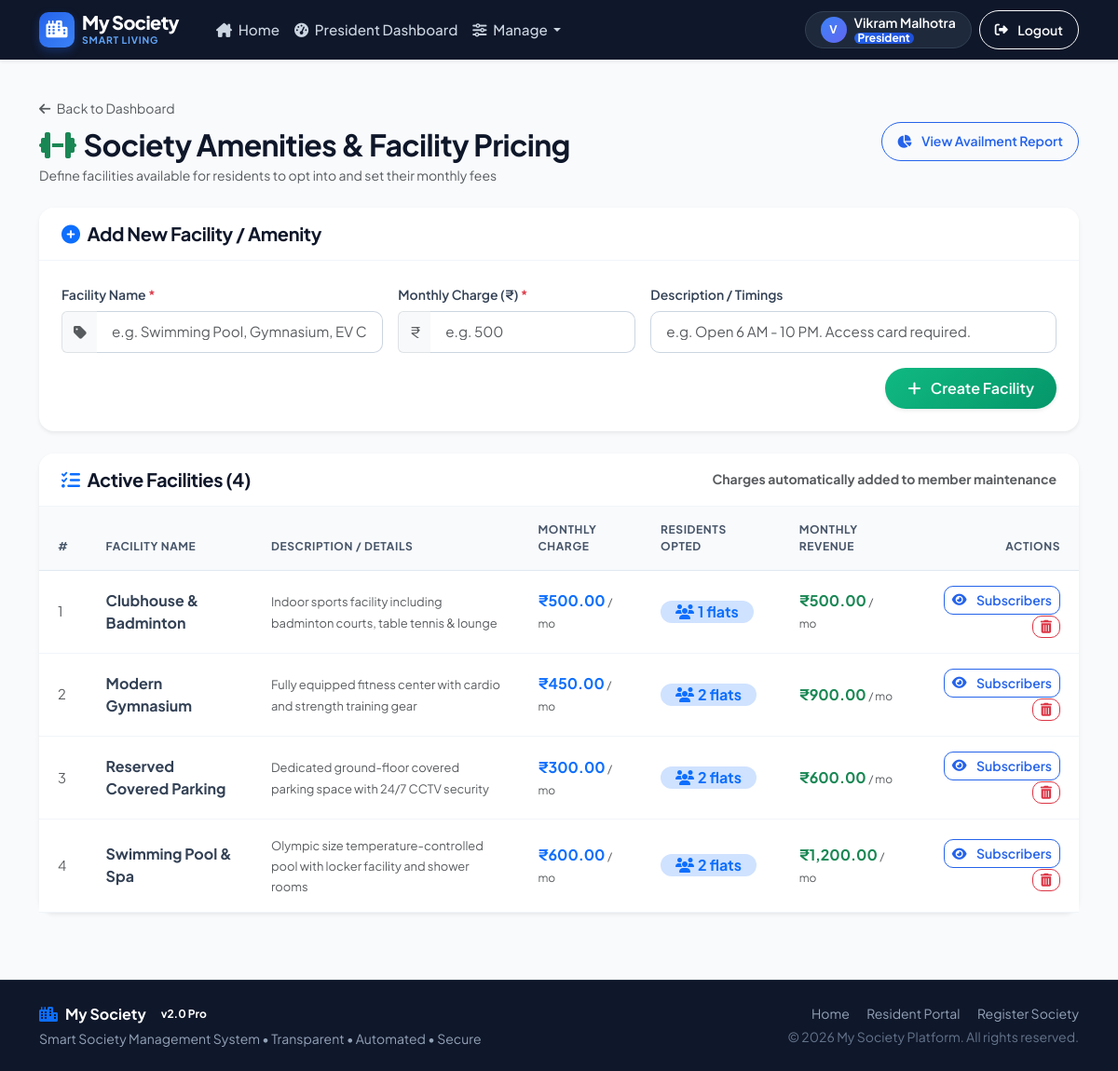
Page /president/manage_facilities (signed in) on the committed database.
### tables this page shows
CREATE TABLE facilities (
            id INTEGER PRIMARY KEY AUTOINCREMENT,
            name TEXT NOT NULL,
            description TEXT,
            monthly_cost REAL NOT NULL DEFAULT 0,
            society_id INTEGER NOT NULL,
            created_at TIMESTAMP DEFAULT CURRENT_TIMESTAMP,
            FOREIGN KEY (society_id) REFERENCES societies(id)
        );

### app.py (the view, shortened to what this page needs)
@app.route('/president/manage_facilities', methods=['GET', 'POST'])
@president_required
def manage_facilities():
    db = get_db()
    society_id = session.get('society_id')
    facilities = db.execute('''
        SELECT f.*,
               (SELECT COUNT(*) FROM flat_facilities ff WHERE ff.facility_id = f.id) as availed_count,
               ((SELECT COUNT(*) FROM flat_facilities ff WHERE ff.facility_id = f.id) * f.monthly_cost) as total_revenue
        FROM facilities f
        WHERE f.society_id = ?
        ORDER BY f.name ASC
    ''', (society_id,)).fetchall()
    db.close()
    return render_template('president/manage_facilities.html', facilities=facilities)

### app.py (called while the page is built)
@app.context_processor
def inject_global_vars():
    return {
        'current_year': datetime.now().year,
        'current_month': datetime.now().month
    }

def president_required(f):
    from functools import wraps
    @wraps(f)
    def decorated_function(*args, **kwargs):
        if 'user_id' not in session:
            flash('Please log in first.', 'warning')
            return redirect(url_for('login'))
        if session.get('role') != 'president':
            flash('Access restricted. President privileges required.', 'danger')
            return redirect(url_for('member_dashboard'))
        return f(*args, **kwargs)
    return decorated_function

### database.py (called while the page is built)
def get_db():
    conn = sqlite3.connect(DATABASE)
    conn.row_factory = sqlite3.Row
    conn.execute('PRAGMA foreign_keys = ON')
    return conn

### templates/president/manage_facilities.html (shortened to what this page needs)
{% extends 'base.html' %}
{% block content %}
<div class="container py-4">
    <div class="d-flex flex-wrap justify-content-between align-items-center gap-3 mb-4">
        <div>
            <a href="{{ url_for('president_dashboard') }}" class="text-decoration-none text-muted small">
                <i class="fa-solid fa-arrow-left me-1"></i> Back to Dashboard
            </a>
            <h2 class="fw-bold text-slate-900 mt-2 mb-1">
                <i class="fa-solid fa-dumbbell text-success me-2"></i>Society Amenities & Facility Pricing
            </h2>
            <p class="text-muted small mb-0">Define facilities available for residents to opt into and set their monthly fees</p>
        </div>
        <a href="{{ url_for('facility_usage') }}" class="btn btn-outline-primary rounded-pill btn-sm px-3">
            <i class="fa-solid fa-chart-pie me-1"></i> View Availment Report
        </a>
    </div>
    <div class="card shadow-sm border-0 mb-4">
        <div class="card-header bg-white py-3">
            <h5 class="fw-bold mb-0 text-slate-900">
                <i class="fa-solid fa-circle-plus text-primary me-2"></i>Add New Facility / Amenity
            </h5>
        </div>
        <div class="card-body p-4">
            <form method="POST" action="{{ url_for('manage_facilities') }}">
                <div class="row g-3">
                    <div class="col-md-4">
                        <label for="name" class="form-label">Facility Name <span class="text-danger">*</span></label>
                        <div class="input-group">
                            <span class="input-group-text bg-slate-50 border-end-0 text-muted"><i class="fa-solid fa-tag"></i></span>
                            <input type="text" class="form-control border-start-0" id="name" name="name" placeholder="e.g. Swimming Pool, Gymnasium, EV Charging" required>
                        </div>
                    </div>
                    <div class="col-md-3">
                        <label for="monthly_cost" class="form-label">Monthly Charge (₹) <span class="text-danger">*</span></label>
                        <div class="input-group">
                            <span class="input-group-text bg-slate-50 border-end-0 text-muted">₹</span>
                            <input type="number" step="0.01" min="0" class="form-control border-start-0" id="monthly_cost" name="monthly_cost" placeholder="e.g. 500" required>
                        </div>
                    </div>
                    <div class="col-md-5">
                        <label for="description" class="form-label">Description / Timings</label>
                        <input type="text" class="form-control" id="description" name="description" placeholder="e.g. Open 6 AM - 10 PM. Access card required.">
                    </div>
                </div>
                <div class="d-flex justify-content-end mt-3">
                    <button type="submit" class="btn btn-success rounded-pill px-4 shadow-sm">
                        <i class="fa-solid fa-plus me-1"></i> Create Facility
                    </button>
                </div>
            </form>
        </div>
    </div>
    <div class="card shadow-sm border-0">
        <div class="card-header bg-white py-3 d-flex justify-content-between align-items-center">
            <h5 class="fw-bold mb-0 text-slate-900">
                <i class="fa-solid fa-list-check text-primary me-2"></i>Active Facilities ({{ facilities|length }})
            </h5>
            <span class="text-muted small">Charges automatically added to member maintenance</span>
        </div>
        <div class="card-body p-0">
            {% if facilities %}
                <div class="table-responsive">
                    <table class="table table-pro">
                        <thead>
                            <tr>
                                <th>#</th>
                                <th>Facility Name</th>
                                <th>Description / Details</th>
                                <th>Monthly Charge</th>
                                <th>Residents Opted</th>
                                <th>Monthly Revenue</th>
                                <th class="text-end">Actions</th>
                            </tr>
                        </thead>
                        <tbody>
                            {% for f in facilities %}
                            <tr>
                                <td class="text-muted">{{ loop.index }}</td>
                                <td>
                                    <div class="fw-bold text-slate-900 fs-6">{{ f.name }}</div>
                                </td>
                                <td>
                                    <span class="text-muted small">{{ f.description or 'No extra description.' }}</span>
                                </td>
                                <td>
                                    <span class="fw-bold text-primary fs-6">₹{{ "{:,.2f}".format(f.monthly_cost) }}</span>
                                    <span class="text-xs text-muted">/ mo</span>
                                </td>
                                <td>
                                    <span class="badge bg-primary-subtle text-primary rounded-pill px-3 py-1 fs-6">
                                        <i class="fa-solid fa-users me-1"></i>{{ f.availed_count }} flats
                                    </span>
                                </td>
                                <td>
                                    <span class="fw-bold text-success fs-6">₹{{ "{:,.2f}".format(f.total_revenue|default(0)) }}</span>
                                    <span class="text-xs text-muted">/ mo</span>
                                </td>
                                <td class="text-end">
                                    <a href="{{ url_for('facility_usage') }}" class="btn btn-sm btn-outline-primary py-1 px-2" title="View who opted">
                                        <i class="fa-solid fa-eye me-1"></i> Subscribers
                                    </a>
                                    <a href="{{ url_for('delete_facility', facility_id=f.id) }}" class="btn btn-sm btn-outline-danger py-1 px-2 ms-1" onclick="return confirm('Delete facility {{ f.name }}? This will remove all member subscriptions for this facility.');" title="Delete Facility">
                                        <i class="fa-solid fa-trash-can"></i>
                                    </a>
                                </td>
                            </tr>
                            {% endfor %}
                        </tbody>
                    </table>
                </div>
            {% endif %}
        </div>
    </div>
</div>
{% endblock %}

### static/css/style.css (style rules this page uses)
:root { --primary: #2563eb; --primary-hover: #1d4ed8; --primary-light: #eff6ff; --primary-subtle: #dbeafe; --dark-slate: #0f172a; --dark-slate-lighter: #1e293b; --dark-slate-border: #334155; --slate-50: #f8fafc; --slate-100: #f1f5f9; --slate-200: #e2e8f0; --slate-300: #cbd5e1; --slate-400: #94a3b8; --slate-500: #64748b; --slate-600: #475569; --slate-700: #334155; --slate-800: #1e293b; --slate-900: #0f172a; --success: #10b981; --success-subtle: #ecfdf5; --warning: #f59e0b; --warning-subtle: #fffbeb; --danger: #ef4444; --danger-subtle: #fef2f2; --info: #06b6d4; --info-subtle: #ecfeff; --purple: #8b5cf6; --purple-subtle: #f5f3ff; --font-sans: 'Plus Jakarta Sans', system-ui, -apple-system, BlinkMacSystemFont, 'Segoe UI', Roboto, sans-serif; --radius-sm: 8px; --radius-md: 12px; --radius-lg: 16px; --radius-xl: 22px; --radius-full: 9999px; --shadow-soft: 0 4px 20px -2px rgba(15, 23, 42, 0.06); --shadow-card: 0 10px 30px -4px rgba(15, 23, 42, 0.08), 0 4px 6px -2px rgba(15, 23, 42, 0.03); --shadow-hover: 0 20px 35px -4px rgba(37, 99, 235, 0.12), 0 8px 12px -3px rgba(15, 23, 42, 0.06); }
body { font-family: var(--font-sans); background-color: #f8fafc; color: #1e293b; -webkit-font-smoothing: antialiased; -moz-osx-font-smoothing: grayscale; }
h1, h2, h3, h4, h5, h6 { font-weight: 700; color: #0f172a; letter-spacing: -0.02em; }
a { transition: all 0.2s ease-in-out; }
.text-xs { font-size: 0.75rem !important; }
.card { border-radius: var(--radius-lg); border: 1px solid rgba(226, 232, 240, 0.85); background-color: #ffffff; box-shadow: var(--shadow-card); transition: transform 0.25s cubic-bezier(0.16, 1, 0.3, 1), box-shadow 0.25s cubic-bezier(0.16, 1, 0.3, 1); }
.card-header { background-color: #ffffff; border-bottom: 1px solid #f1f5f9; padding: 1.25rem 1.5rem; font-weight: 700; border-top-left-radius: var(--radius-lg) !important; border-top-right-radius: var(--radius-lg) !important; }
.card-body { padding: 1.5rem; }
.table-pro { margin-bottom: 0; vertical-align: middle; }
.table-pro th { background-color: #f8fafc; color: #475569; font-size: 0.75rem; font-weight: 700; text-transform: uppercase; letter-spacing: 0.05em; padding: 1rem 1.25rem; border-bottom: 1px solid #e2e8f0; }
.table-pro td { padding: 1rem 1.25rem; color: #334155; font-size: 0.925rem; border-bottom: 1px solid #f1f5f9; }
.table-pro tbody tr { transition: background-color 0.15s ease; }
.btn { font-weight: 600; border-radius: 10px; padding: 0.6rem 1.25rem; transition: all 0.2s ease; display: inline-flex; align-items: center; justify-content: center; gap: 0.4rem; }
.btn-success { background: linear-gradient(135deg, #10b981, #059669); border: none; box-shadow: 0 4px 12px rgba(16, 185, 129, 0.25); }
.btn-outline-primary { border-color: #2563eb; color: #2563eb; }
.form-label { font-weight: 600; font-size: 0.875rem; color: #334155; margin-bottom: 0.4rem; }
.form-control, .form-select { border-radius: 10px; border: 1.5px solid #cbd5e1; padding: 0.65rem 1rem; font-size: 0.95rem; color: #1e293b; transition: all 0.2s ease; }

### rows in the picture
facilities: name "Clubhouse & Badminton", description "Indoor sports facility including badminton courts, table tennis & lounge", monthly_cost "500.00", availed_count "1", total_revenue "500.00"

### other values in the picture
{{ session.user_name[:1]|upper }} "V"
{{ session.user_name }} "Vikram Malhotra"
{{ facilities|length }} "4"
{{ f.name }} "Modern Gymnasium" "Reserved Covered Parking" "Swimming Pool & Spa"
{{ f.description or 'No extra description.' }} "Fully equipped fitness center with cardio and strength training gear" "Dedicated ground-floor covered parking space with 24/7 CCTV security" "Olympic size temperature-controlled pool with locker facility and shower rooms"
{{ "{:,.2f}".format(f.monthly_cost) }} "450.00" "300.00" "600.00"
{{ f.availed_count }} "2" "2" "2"
{{ "{:,.2f}".format(f.total_revenue|default(0)) }} "900.00" "600.00" "1,200.00"
